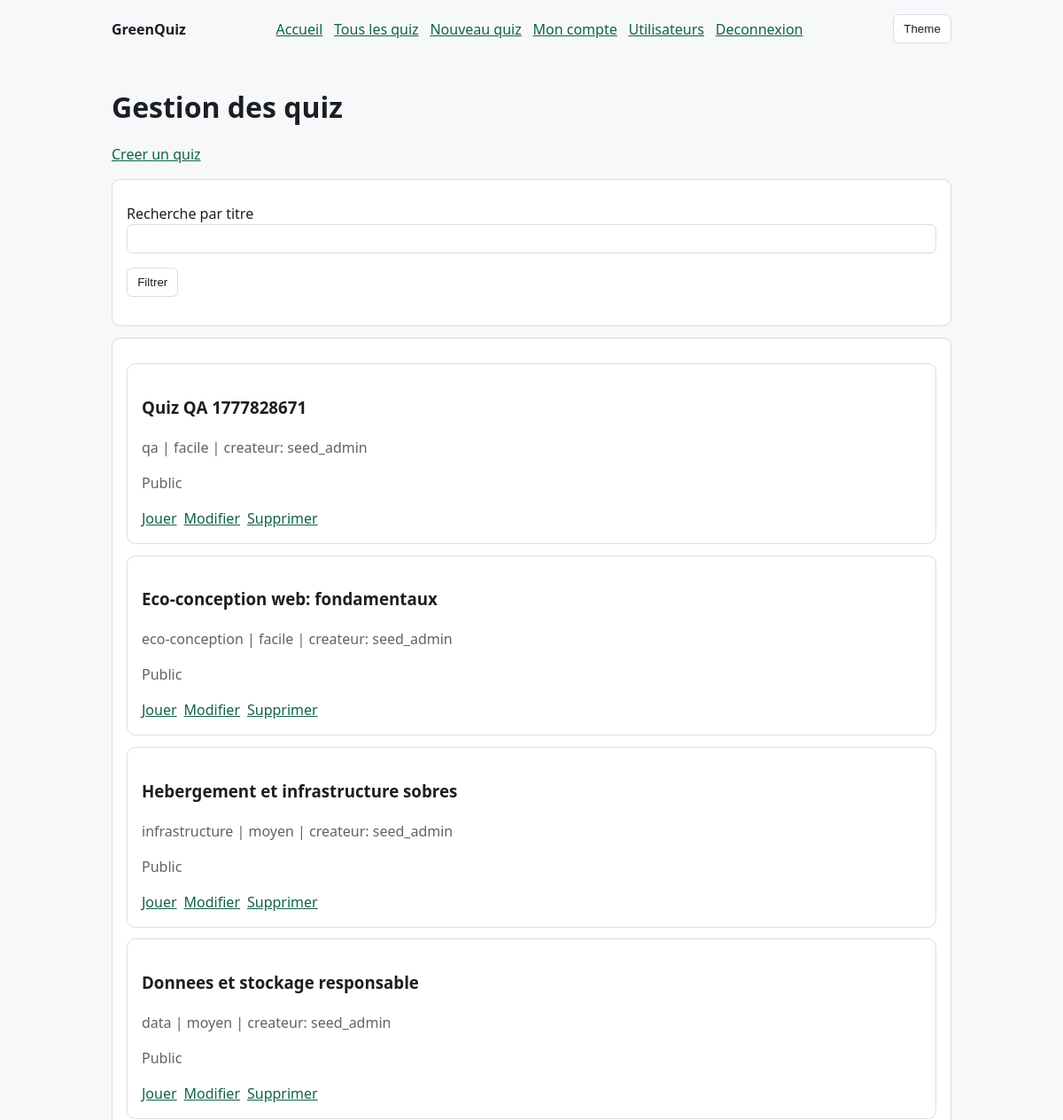
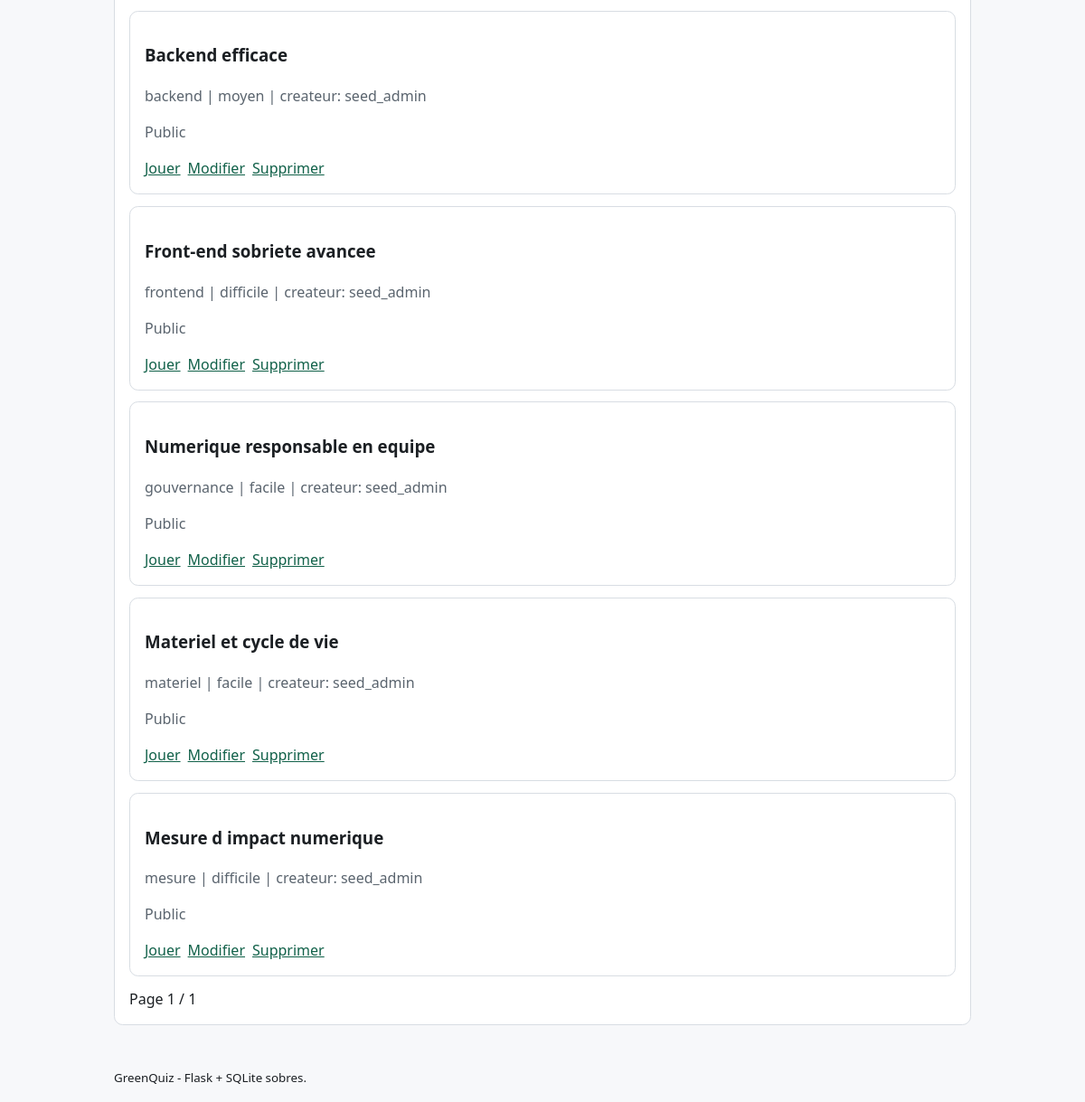
The page /quizzes (signed in) on the database its author committed (2 pictures, top to bottom).
### tables this page shows
CREATE TABLE quizzes (
            id INTEGER PRIMARY KEY AUTOINCREMENT,
            titre TEXT NOT NULL,
            description TEXT NOT NULL,
            id_createur INTEGER NOT NULL,
            date_creation TEXT NOT NULL DEFAULT CURRENT_TIMESTAMP,
            difficulte TEXT NOT NULL CHECK(difficulte IN ('facile', 'moyen', 'difficile')),
            categorie TEXT NOT NULL,
            est_publique INTEGER NOT NULL DEFAULT 1,
            nombre_questions INTEGER NOT NULL DEFAULT 0,
            FOREIGN KEY(id_createur) REFERENCES users(id) ON DELETE CASCADE
        );

CREATE TABLE users (
        id INTEGER PRIMARY KEY AUTOINCREMENT,
        email TEXT NOT NULL UNIQUE,
        username TEXT NOT NULL,
        password_hash TEXT NOT NULL,
        created_at TEXT NOT NULL DEFAULT CURRENT_TIMESTAMP
    , is_admin INTEGER NOT NULL DEFAULT 0);

### app.py (the view)
@app.route("/quizzes")
def quizzes_list():
    page = parse_page()
    offset = (page - 1) * PAGE_SIZE
    q = request.args.get("q", "").strip().lower()
    user = current_user()
    db = get_db()
    filters: list[str] = []
    params: list[object] = []
    if user and user["is_admin"]:
        filters.append("1 = 1")
    elif user:
        filters.append("(q.est_publique = 1 OR q.id_createur = ?)")
        params.append(user["id"])
    else:
        filters.append("q.est_publique = 1")
    if q:
        filters.append("LOWER(q.titre) LIKE ?")
        params.append(f"%{q}%")
    where = " AND ".join(filters)
    total = db.execute(f"SELECT COUNT(*) AS c FROM quizzes q WHERE {where}", params).fetchone()["c"]
    quizzes = db.execute(
        f"""
        SELECT q.id, q.titre, q.categorie, q.difficulte, q.est_publique, q.id_createur, u.username AS createur
        FROM quizzes q
        JOIN users u ON u.id = q.id_createur
        WHERE {where}
        ORDER BY q.date_creation DESC
        LIMIT ? OFFSET ?
        """,
        (*params, PAGE_SIZE, offset),
    ).fetchall()
    total_pages = max(1, (total + PAGE_SIZE - 1) // PAGE_SIZE)
    return render_template("quizzes_list.html", quizzes=quizzes, page=page, total_pages=total_pages, q=q)

### app.py (called while the page is built)
@app.context_processor
def inject_site_css():
    return {"site_css": SITE_CSS}

def get_db() -> sqlite3.Connection:
    if "db" not in g:
        g.db = sqlite3.connect(DB_PATH)
        g.db.row_factory = sqlite3.Row
    return g.db

def parse_page() -> int:
    raw = request.args.get("page", "1")
    try:
        return max(1, int(raw))
    except ValueError:
        return 1

def current_user():
    uid = session.get("uid")
    if not uid:
        return None
    return get_db().execute(
        "SELECT id, email, username, is_admin FROM users WHERE id = ? LIMIT 1", (uid,)
    ).fetchone()

@app.context_processor
def inject_user():
    return {"user": current_user()}

### templates/quizzes_list.html (shortened to what this page needs)
{% extends 'base.html' %}
{% block content %}
<h1>Gestion des quiz</h1>
<p><a href="{{ url_for('quizzes_new') }}">Creer un quiz</a></p>
<form method="get">
  <label for="q">Recherche par titre</label>
  <input id="q" name="q" value="{{ q }}">
  <p><button type="submit">Filtrer</button></p>
</form>
<section>
  {% if quizzes %}
    {% for quiz in quizzes %}
    <article>
      <h3>{{ quiz['titre'] }}</h3>
      <p class="muted">{{ quiz['categorie'] }} | {{ quiz['difficulte'] }} | createur: {{ quiz['createur'] }}</p>
      <p class="muted">{{ 'Public' if quiz['est_publique'] else 'Prive' }}</p>
      <div class="actions">
        <a href="{{ url_for('quiz_play', quiz_id=quiz['id']) }}">Jouer</a>
        {% if user and (user['is_admin'] or user['id'] == quiz['id_createur']) %}
          <a href="{{ url_for('quizzes_edit', quiz_id=quiz['id']) }}">Modifier</a>
          <a href="{{ url_for('quizzes_delete', quiz_id=quiz['id']) }}">Supprimer</a>
        {% endif %}
      </div>
    </article>
    {% endfor %}
  {% else %}
    <p>Aucun quiz trouve.</p>
  {% endif %}
  <div class="actions">
    <span>Page {{ page }} / {{ total_pages }}</span>
  </div>
</section>
{% endblock %}

### rows shown on the page
quizzes: titre "Quiz QA 1777828671", categorie "qa", difficulte "facile", createur "seed_admin", est_publique "Public"
quizzes: titre "Eco-conception web: fondamentaux", categorie "eco-conception", difficulte "facile", createur "seed_admin", est_publique "Public"
quizzes: titre "Hebergement et infrastructure sobres", categorie "infrastructure", difficulte "moyen", createur "seed_admin", est_publique "Public"
quizzes: titre "Donnees et stockage responsable", categorie "data", difficulte "moyen", createur "seed_admin", est_publique "Public"
quizzes: titre "Backend efficace", categorie "backend", difficulte "moyen", createur "seed_admin", est_publique "Public"
quizzes: titre "Front-end sobriete avancee", categorie "frontend", difficulte "difficile", createur "seed_admin", est_publique "Public"
quizzes: titre "Numerique responsable en equipe", categorie "gouvernance", difficulte "facile", createur "seed_admin", est_publique "Public"
quizzes: titre "Materiel et cycle de vie", categorie "materiel", difficulte "facile", createur "seed_admin", est_publique "Public"
quizzes: titre "Mesure d impact numerique", categorie "mesure", difficulte "difficile", createur "seed_admin", est_publique "Public"

### other values the page prints
{{ page }} "1"
{{ total_pages }} "1"
